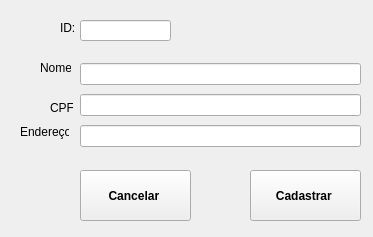
<?xml version="1.0" encoding="UTF-8"?>
<ui version="4.0">
 <class>formDadosCliente</class>
 <widget class="QWidget" name="formDadosCliente">
  <property name="windowModality">
   <enum>Qt::WindowModal</enum>
  </property>
  <property name="geometry">
   <rect>
    <x>0</x>
    <y>0</y>
    <width>373</width>
    <height>237</height>
   </rect>
  </property>
  <property name="minimumSize">
   <size>
    <width>373</width>
    <height>237</height>
   </size>
  </property>
  <property name="maximumSize">
   <size>
    <width>373</width>
    <height>237</height>
   </size>
  </property>
  <property name="windowTitle">
   <string>Dados do Cliente</string>
  </property>
  <widget class="QLabel" name="label">
   <property name="geometry">
    <rect>
     <x>60</x>
     <y>20</y>
     <width>31</width>
     <height>16</height>
    </rect>
   </property>
   <property name="text">
    <string>ID:</string>
   </property>
  </widget>
  <widget class="QLineEdit" name="txt_id">
   <property name="geometry">
    <rect>
     <x>80</x>
     <y>20</y>
     <width>91</width>
     <height>21</height>
    </rect>
   </property>
  </widget>
  <widget class="QLabel" name="label_2">
   <property name="geometry">
    <rect>
     <x>40</x>
     <y>60</y>
     <width>31</width>
     <height>16</height>
    </rect>
   </property>
   <property name="text">
    <string>Nome:</string>
   </property>
  </widget>
  <widget class="QLabel" name="label_3">
   <property name="geometry">
    <rect>
     <x>50</x>
     <y>100</y>
     <width>23</width>
     <height>16</height>
    </rect>
   </property>
   <property name="text">
    <string>CPF:</string>
   </property>
  </widget>
  <widget class="QLabel" name="label_4">
   <property name="geometry">
    <rect>
     <x>20</x>
     <y>124</y>
     <width>49</width>
     <height>16</height>
    </rect>
   </property>
   <property name="text">
    <string>Endereço:</string>
   </property>
  </widget>
  <widget class="QPushButton" name="bt_cancelar">
   <property name="geometry">
    <rect>
     <x>80</x>
     <y>170</y>
     <width>111</width>
     <height>51</height>
    </rect>
   </property>
   <property name="font">
    <font>
     <weight>75</weight>
     <bold>true</bold>
    </font>
   </property>
   <property name="layoutDirection">
    <enum>Qt::RightToLeft</enum>
   </property>
   <property name="text">
    <string>Cancelar </string>
   </property>
   <property name="icon">
    <iconset resource="botoes.qrc">
     <normaloff>:/cancelar/icons/cancel.png</normaloff>:/cancelar/icons/cancel.png</iconset>
   </property>
   <property name="iconSize">
    <size>
     <width>32</width>
     <height>32</height>
    </size>
   </property>
  </widget>
  <widget class="QPushButton" name="bt_cadastrar">
   <property name="geometry">
    <rect>
     <x>250</x>
     <y>170</y>
     <width>111</width>
     <height>51</height>
    </rect>
   </property>
   <property name="font">
    <font>
     <weight>75</weight>
     <bold>true</bold>
    </font>
   </property>
   <property name="layoutDirection">
    <enum>Qt::RightToLeft</enum>
   </property>
   <property name="text">
    <string>Cadastrar </string>
   </property>
   <property name="icon">
    <iconset resource="botoes.qrc">
     <normaloff>:/cancelar/icons/verifica (1).png</normaloff>:/cancelar/icons/verifica (1).png</iconset>
   </property>
   <property name="iconSize">
    <size>
     <width>32</width>
     <height>32</height>
    </size>
   </property>
  </widget>
  <widget class="QWidget" name="">
   <property name="geometry">
    <rect>
     <x>80</x>
     <y>60</y>
     <width>281</width>
     <height>91</height>
    </rect>
   </property>
   <layout class="QVBoxLayout" name="verticalLayout">
    <item>
     <widget class="QLineEdit" name="txt_nome"/>
    </item>
    <item>
     <widget class="QLineEdit" name="txt_cpf"/>
    </item>
    <item>
     <widget class="QLineEdit" name="txt_endereco"/>
    </item>
   </layout>
  </widget>
 </widget>
 <resources>
  <include location="botoes.qrc"/>
 </resources>
 <connections/>
</ui>
